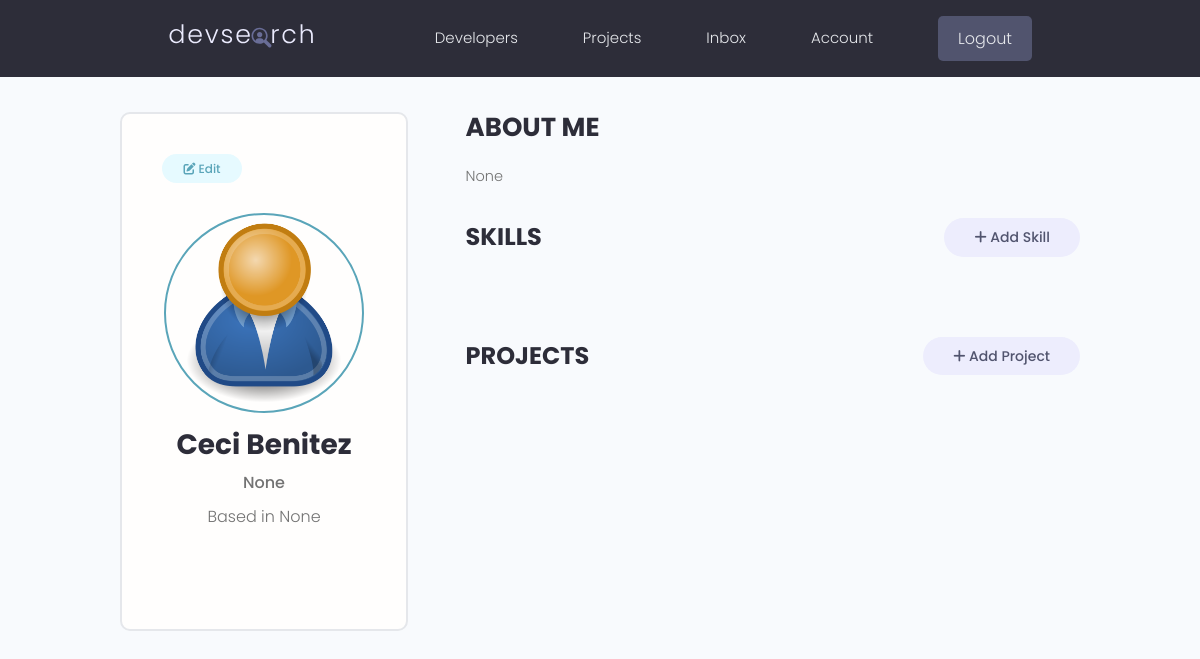
The app's page /account/ (signed in), older data.
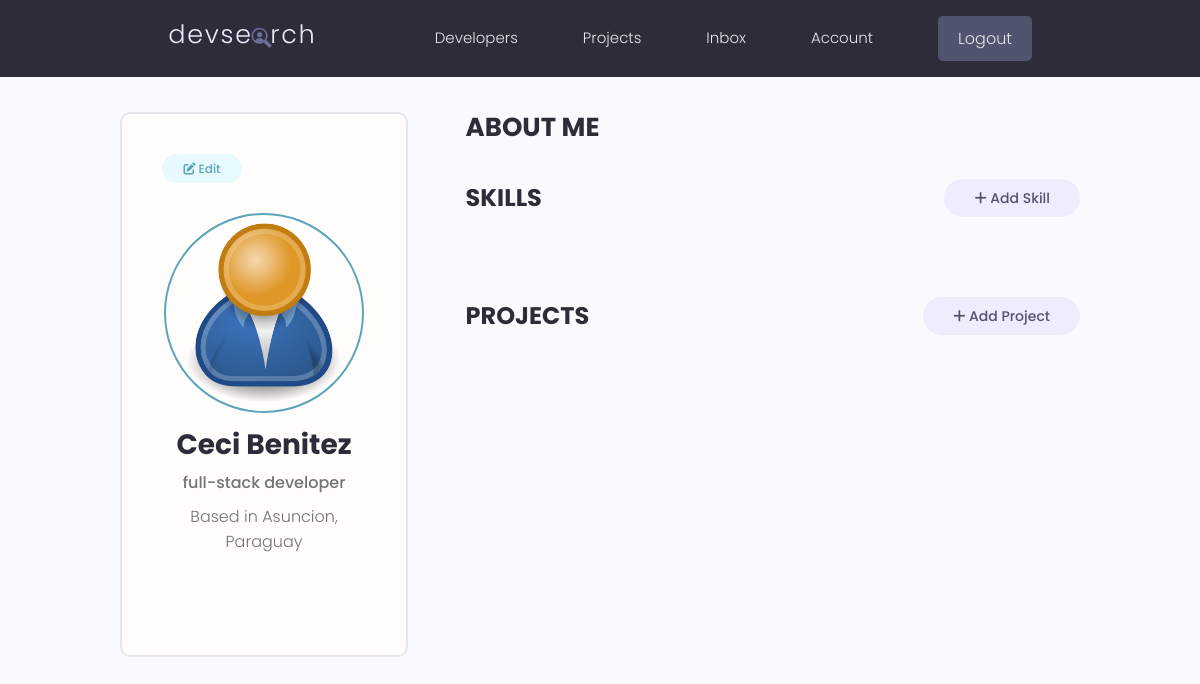
The same page, newer data.
### users/models.py (models this page shows, shortened)
class Profile(models.Model):
    user = models.OneToOneField(User, on_delete=models.CASCADE, null=True, blank=True)
    name = models.CharField(max_length=200, null=True, blank=True)
    email = models.EmailField(max_length=500, null=True, blank=True)
    username = models.CharField(max_length=200, null=True, blank=True)
    location = models.CharField(max_length=200, null=True, blank=True)
    short_intro = models.CharField(max_length=200, null=True, blank=True)
    bio = models.TextField(null=True, blank=True)
    profile_image = models.ImageField(null=True, blank=True, upload_to="profiles/", default="profiles/user-default.png")
    social_github = models.CharField(max_length=200, null=True, blank=True)
    social_twitter = models.CharField(max_length=200, null=True, blank=True)
    social_linkedin = models.CharField(max_length=200, null=True, blank=True)
    social_youtube = models.CharField(max_length=200, null=True, blank=True)
    social_website = models.CharField(max_length=200, null=True, blank=True)
    created = models.DateTimeField(auto_now_add=True)
    id = models.UUIDField(default=uuid.uuid4, unique=True, primary_key=True, editable=False)

### users/views.py (the view)
# urls.py: path('account/', views.user_account, name="account"),
@login_required(login_url="login")
def user_account(request):
    profile = request.user.profile
    skills = profile.skill_set.all()
    projects = profile.project_set.all()
    context = {"profile": profile, "skills": skills, "projects": projects}
    return render(request, 'users/account.html', context)

### users/templates/users/account.html (shortened to what this page needs)
 {% extends 'main.html' %}
 {% block content %}
  <main class="settingsPage profile my-md">
    <div class="container">
      <div class="layout">
        <div class="column column--1of3">
          <div class="card text-center">
            <div class="card__body dev">
              <a class="tag tag--pill tag--main settings__btn wt" href="{% url 'edit-account' %}"><i class="fa-sharp fa-solid fa-pen-to-square"></i>&nbsp;Edit</a>
              <img class="avatar avatar--xl dev__avatar" src="{{profile.profile_image.url}}" />
              <h2 class="dev__name">{{ profile.name }}</h2>
              <p class="dev__title">{{ profile.short_intro }}</p>
              <p class="dev__location">Based in {{profile.location}}</p>
            </div>
          </div>
        </div>
        <div class="column column--2of3">
          <div class="devInfo">
            <h3 class="devInfo__title">About Me</h3>
            <p class="devInfo__about">
              {{profile.bio}}
            </p>
          </div>
          <div class="settings">
            <h3 class="settings__title">Skills</h3>
            <a class="tag tag--pill tag--sub settings__btn tag--lg" href="#"><i class="fa-solid fa-plus"></i>&nbsp;Add Skill</a>
          </div>
          <div class="settings">
            <h3 class="settings__title">Projects</h3>
            <a class="tag tag--pill tag--sub settings__btn tag--lg" href="{% url 'create-project' %}"><i class="fa-solid fa-plus"></i>&nbsp;Add Project</a>
          </div>
        </div>
      </div>
    </div>
  </main>
{% endblock content %}

Row changes from the older to the newer data that the page shows:
changed Profile "Ceci Benitez": short_intro "None" → "full-stack developer"; location "None" → "Asuncion, Paraguay"; bio "None" → (not shown)
